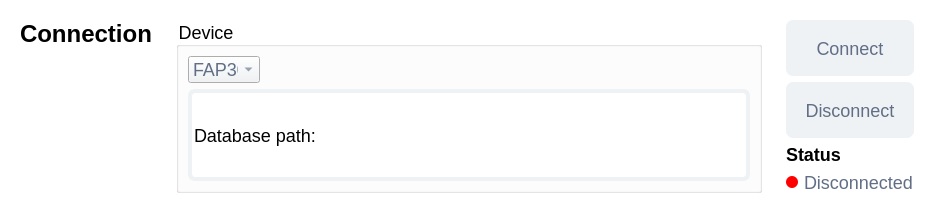
              <widget class="QWidget" name="widget_6" native="true">
               <property name="sizePolicy">
                <sizepolicy hsizetype="Preferred" vsizetype="Fixed">
                 <horstretch>0</horstretch>
                 <verstretch>1</verstretch>
                </sizepolicy>
               </property>
               <property name="styleSheet">
                <string notr="true">background-color: rgb(255, 255, 255);</string>
               </property>
               <layout class="QHBoxLayout" name="horizontalLayout_4">
                <item>
                 <widget class="QWidget" name="widget_10" native="true">
                  <layout class="QVBoxLayout" name="verticalLayout_5">
                   <item>
                    <widget class="QLabel" name="label_3">
                     <property name="font">
                      <font>
                       <pointsize>-1</pointsize>
                       <bold>true</bold>
                      </font>
                     </property>
                     <property name="styleSheet">
                      <string notr="true">font-size : 24px;
/* UI Properties */
letter-spacing: var(--unnamed-character-spacing-0);
color: var(--unnamed-color-000000);
text-align: left;
letter-spacing: 0px;
color: #000000;
opacity: 1;</string>
                     </property>
                     <property name="text">
                      <string>Connection</string>
                     </property>
                     <property name="alignment">
                      <set>Qt::AlignLeading|Qt::AlignLeft|Qt::AlignTop</set>
                     </property>
                    </widget>
                   </item>
                  </layout>
                 </widget>
                </item>
                <item>
                 <widget class="QWidget" name="widget_11" native="true">
                  <property name="sizePolicy">
                   <sizepolicy hsizetype="Preferred" vsizetype="Preferred">
                    <horstretch>2</horstretch>
                    <verstretch>0</verstretch>
                   </sizepolicy>
                  </property>
                  <layout class="QVBoxLayout" name="verticalLayout_6">
                   <item>
                    <widget class="QGroupBox" name="groupBox">
                     <property name="font">
                      <font>
                       <pointsize>-1</pointsize>
                       <bold>false</bold>
                      </font>
                     </property>
                     <property name="styleSheet">
                      <string notr="true">font-size : 18px;
/* Layout Properties */
top: 156px;
left: 272px;
width: 57px;
height: 22px;
/* UI Properties */
letter-spacing: var(--unnamed-character-spacing-0);
color: var(--unnamed-color-000000);
text-align: left;
letter-spacing: 0px;
color: #000000;
opacity: 1;</string>
                     </property>
                     <property name="title">
                      <string>Device</string>
                     </property>
                     <layout class="QVBoxLayout" name="verticalLayout_7">
                      <item>
                       <widget class="QComboBox" name="comboBox">
                        <property name="sizePolicy">
                         <sizepolicy hsizetype="Fixed" vsizetype="Fixed">
                          <horstretch>0</horstretch>
                          <verstretch>0</verstretch>
                         </sizepolicy>
                        </property>
                        <property name="styleSheet">
                         <string notr="true">background-color: #EFF2F5;

/* Layout Properties */
top: 192px;
left: 288px;
width: 42px;
height: 21px;
/* UI Properties */
letter-spacing: var(--unnamed-character-spacing-0);
color: var(--unnamed-color-616e85);
text-align: center;
letter-spacing: 0px;
color: #616E85;
opacity: 1;</string>
                        </property>
                        <item>
                         <property name="text">
                          <string>FAP30</string>
                         </property>
                        </item>
                        <item>
                         <property name="text">
                          <string>FAP50</string>
                         </property>
                        </item>
                       </widget>
                      </item>
                      <item>
                       <widget class="QLineEdit" name="lineEdit">
                        <property name="sizePolicy">
                         <sizepolicy hsizetype="Preferred" vsizetype="Preferred">
                          <horstretch>0</horstretch>
                          <verstretch>0</verstretch>
                         </sizepolicy>
                        </property>
                        <property name="styleSheet">
                         <string notr="true">/* Layout Properties */
top: 248px;
left: 272px;
width: 554px;
height: 44px;
/* UI Properties */
border: 4px solid var(--unnamed-color-eff2f5);
border: 4px solid #EFF2F5;
border-radius: 7px;
opacity: 1;</string>
                        </property>
                        <property name="text">
                         <string>Database path:</string>
                        </property>
                       </widget>
                      </item>
                     </layout>
                    </widget>
                   </item>
                  </layout>
                 </widget>
                </item>
                <item>
                 <widget class="QWidget" name="widget_12" native="true">
                  <layout class="QVBoxLayout" name="verticalLayout_8">
                   <item>
                    <widget class="QPushButton" name="ConnectButton">
                     <property name="minimumSize">
                      <size>
                       <width>128</width>
                       <height>56</height>
                      </size>
                     </property>
                     <property name="styleSheet">
                      <string notr="true">font-size : 18px;
/* Layout Properties */
top: 185px;
left: 946px;
width: 94px;
height: 22px;
/* UI Properties */
letter-spacing: var(--unnamed-character-spacing-0);
color: var(--unnamed-color-616e85);
text-align: center;
letter-spacing: 0px;
color: #616E85;
opacity: 1;
/* UI Properties */
background-color: rgb(239, 242, 245);
border-radius: 7px;
opacity: 1;</string>
                     </property>
                     <property name="text">
                      <string>Connect</string>
                     </property>
                    </widget>
                   </item>
                   <item>
                    <widget class="QPushButton" name="DisconnectButton">
                     <property name="minimumSize">
                      <size>
                       <width>128</width>
                       <height>56</height>
                      </size>
                     </property>
                     <property name="styleSheet">
                      <string notr="true">font-size : 18px;
/* Layout Properties */
top: 185px;
left: 946px;
width: 94px;
height: 22px;
/* UI Properties */
letter-spacing: var(--unnamed-character-spacing-0);
color: var(--unnamed-color-616e85);
text-align: center;
letter-spacing: 0px;
color: #616E85;
opacity: 1;
/* UI Properties */
background-color: rgb(239, 242, 245);
border-radius: 7px;
opacity: 1;</string>
                     </property>
                     <property name="text">
                      <string>Disconnect</string>
                     </property>
                    </widget>
                   </item>
                   <item>
                    <widget class="QLabel" name="label_4">
                     <property name="font">
                      <font>
                       <pointsize>-1</pointsize>
                       <bold>true</bold>
                      </font>
                     </property>
                     <property name="styleSheet">
                      <string notr="true">/* Layout Properties */
font-size : 18px;
/* UI Properties */
letter-spacing: var(--unnamed-character-spacing-0);
color: var(--unnamed-color-000000);
text-align: left;
letter-spacing: 0px;
color: #000000;
opacity: 1;</string>
                     </property>
                     <property name="text">
                      <string>Status</string>
                     </property>
                    </widget>
                   </item>
                   <item>
                    <widget class="QRadioButton" name="radio_status_devices">
                     <property name="enabled">
                      <bool>true</bool>
                     </property>
                     <property name="font">
                      <font>
                       <pointsize>-1</pointsize>
                      </font>
                     </property>
                     <property name="styleSheet">
                      <string notr="true">QRadioButton{
/* Layout Properties */
font-size : 18px;
/* UI Properties */
letter-spacing: var(--unnamed-character-spacing-0);
color: var(--unnamed-color-616e85);
text-align: left;
letter-spacing: 0px;
color: #616E85;
opacity: 1;

}

QRadioButton::indicator:checked { 
background-color: green; 
width: 12px; height: 12px;
border-radius: 6.4px;
}

QRadioButton::indicator:unchecked { 
background-color: red; 
width: 12px; height: 12px;
border-radius: 6.4px;
}


</string>
                     </property>
                     <property name="text">
                      <string>Disconnected</string>
                     </property>
                     <property name="iconSize">
                      <size>
                       <width>12</width>
                       <height>12</height>
                      </size>
                     </property>
                     <property name="checked">
                      <bool>false</bool>
                     </property>
                    </widget>
                   </item>
                  </layout>
                 </widget>
                </item>
               </layout>
              </widget>
